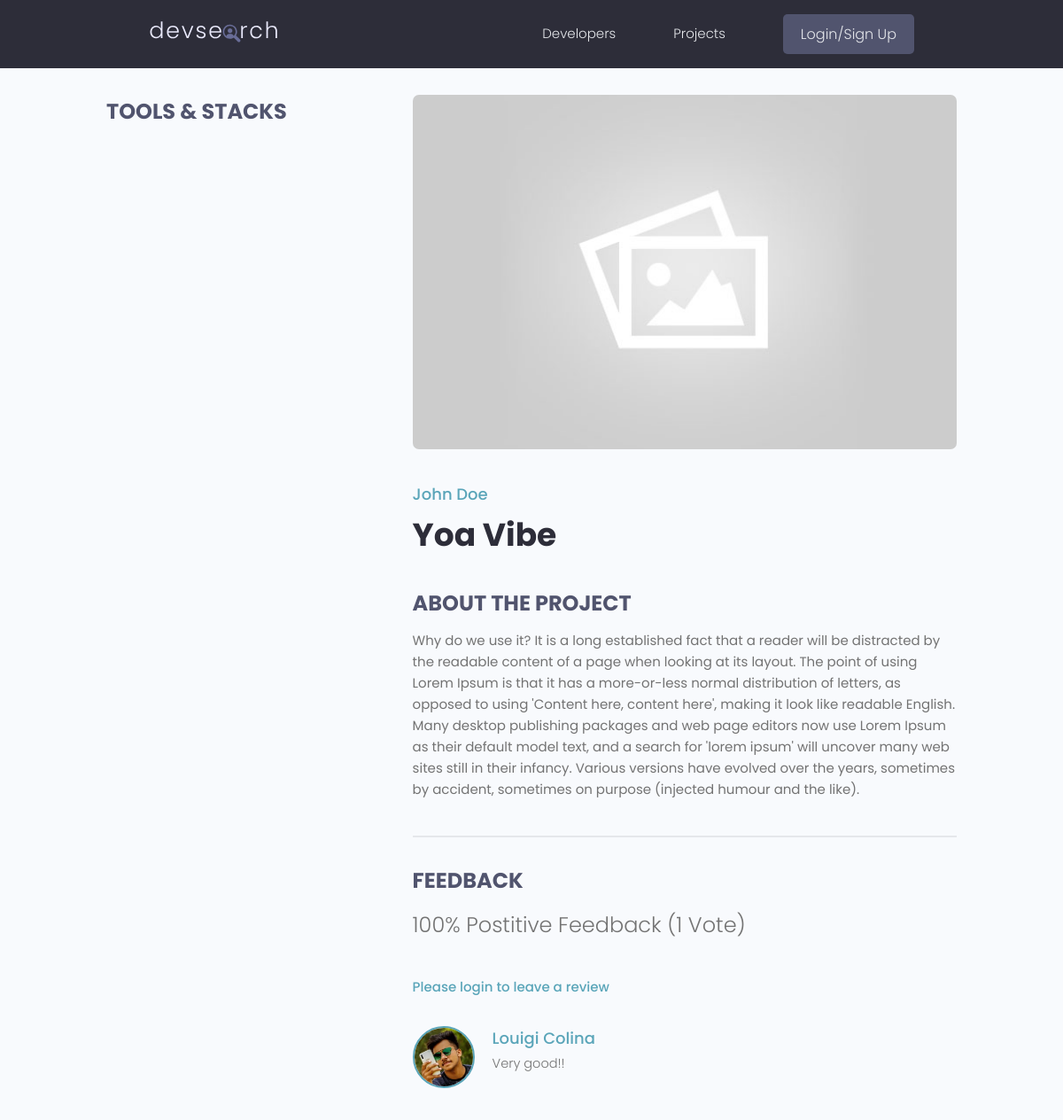
The page /projects/project/5750f6b8-eebc-46e0-9cff-e370300f71da/ on the database as committed earlier.
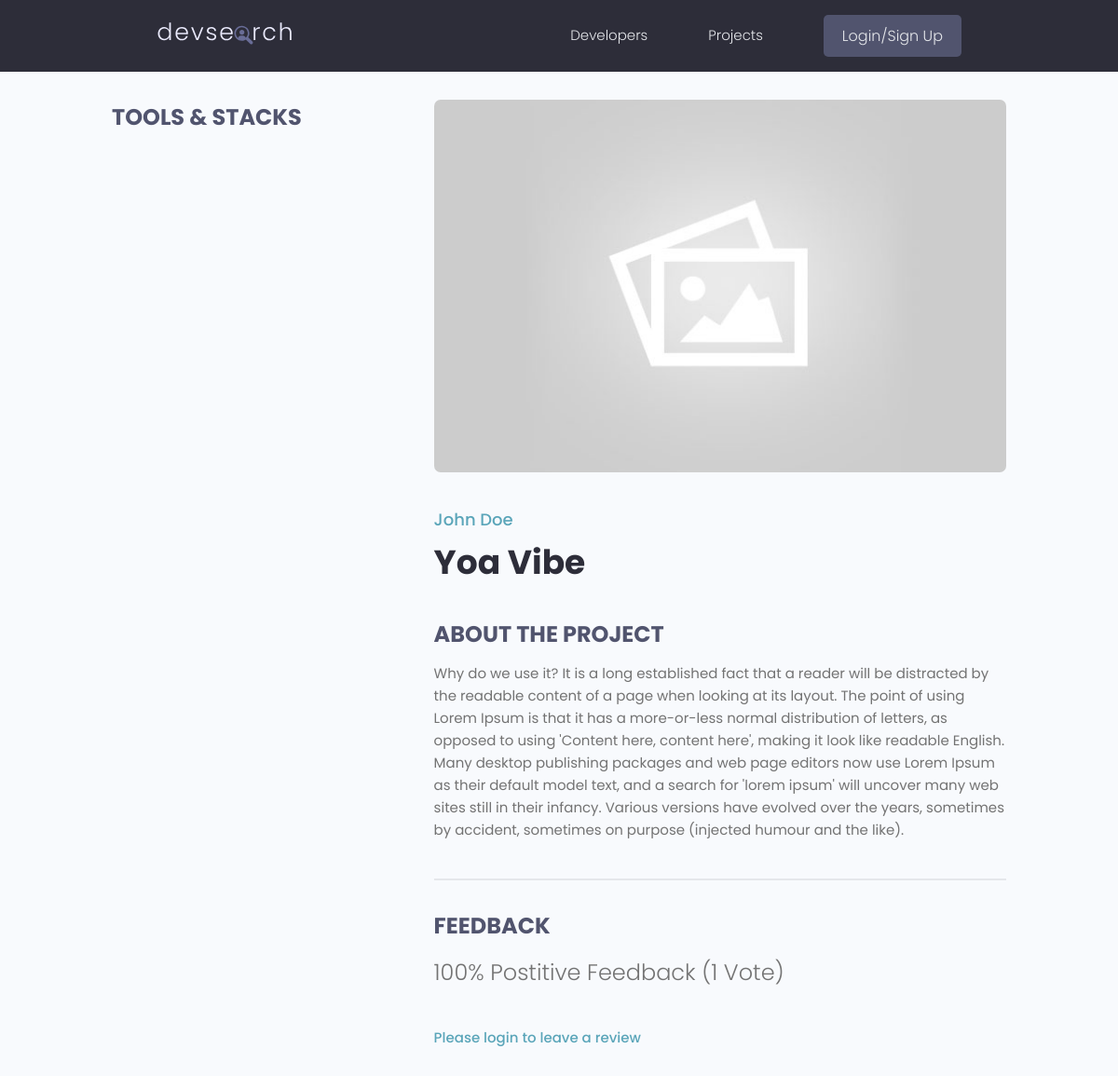
The same page on the database as committed later.
### projects/models.py (models this page shows, shortened)
class Review(models.Model):
    VOTE_TYPE = (
        ('up', 'Up Vote'),
        ('down', 'Down Vote'),
    )
    owner = models.ForeignKey(Profile, on_delete=models.CASCADE, null=True)
    project = models.ForeignKey(Project, on_delete=models.CASCADE)
    body = models.TextField(null=True, blank=True)
    value = models.CharField(max_length=200, choices=VOTE_TYPE)
    created = models.DateTimeField(auto_now_add=True)
    id = models.UUIDField(default=uuid.uuid4, unique=True,
                          primary_key=True, editable=False)
    class Meta:
        unique_together = [['owner', 'project']]

### users/models.py (models this page shows, shortened)
class Profile(models.Model):
    user = models.OneToOneField(User, on_delete=models.CASCADE, null=True, blank=True)
    name = models.CharField(max_length=200, blank=True, null=True)
    email = models.EmailField(max_length=500, blank=True, null=True)
    username = models.CharField(max_length=200, blank=True, null=True)
    location = models.CharField(max_length=200, blank=True, null=True)
    short_intro = models.CharField(max_length=200, blank=True, null=True)
    bio = models.TextField(blank=True, null=True)
    profile_image = models.ImageField(null=True, blank=True, upload_to='profiles/', default='profiles/user-default.png')
    social_github = models.CharField(max_length=200, blank=True, null=True)
    social_twiter = models.CharField(max_length=200, blank=True, null=True)
    social_linkedin = models.CharField(max_length=200, blank=True, null=True)
    social_youtube = models.CharField(max_length=200, blank=True, null=True)
    social_website = models.CharField(max_length=200, blank=True, null=True)
    created = models.DateTimeField(auto_now_add=True)
    id = models.UUIDField(default=uuid.uuid4, unique=True,
                          primary_key=True, editable=False)

### projects/views.py (the view, shortened to what this page needs)
# urls.py: path('project/<str:pk>/', views.project, name="project"),
def project(request, pk):
    projectObj = Project.objects.get(id=pk)
    form = ReviewForm()
    return render(request, 'projects/single-project.html', {'project':projectObj, 'form':form})

### projects/models.py (called while the page is built)
    @property
    def reviewers(self):
        quesryset = self.review_set.all().values_list('owner__id', flat=True)
        return quesryset

### projects/templates/projects/single-project.html (shortened to what this page needs)
{% extends 'main.html' %} {% block content %}
  <main class="singleProject my-md">
    <div class="container">
      <div class="layout">
        <div class="column column--1of3">
          <h3 class="singleProject__subtitle">Tools & Stacks</h3>
        </div>
        <div class="column column--2of3">
          <img class="singleProject__preview" src="{{ project.featured_image.url }}" alt="portfolio thumbnail" />
          <a href="profile.html" class="singleProject__developer">{{project.owner.name}}</a>
          <h2 class="singleProject__title">{{project.title}}</h2>
          <h3 class="singleProject__subtitle">About the Project</h3>
          <div class="singleProject__info">
            {{project.description}}
          </div>
          <div class="comments">
            <h3 class="singleProject__subtitle">Feedback</h3>
            <h5 class="project--rating">
              {{project.vote_ratio}}% Postitive Feedback ({{project.vote_total}} Vote{{project.vote_total|pluralize:"s"}})
            </h5>
            {% if request.user.profile.id in project.reviewers %}
              <p>You have already submitted your review for this project</p>
            {% elif request.user.profile == project.owner %}
              <p>You can not reviw your own work</p>
            {% else %}
              <a href="{% url 'login' %}?next={{request.path}}">Please login to leave a review</a>
            {% endif %}
            <div class="commentList">
              {% for review in project.review_set.all %}
              {% if review.body %}
              <div class="comment">
                <a href="{% url 'user-profile' review.owner.id %}">
                  <img class="avatar avatar--md"
                    src="{{review.owner.profile_image.url}}" alt="user" />
                </a>
                <div class="comment__details">
                  <a href="{% url 'user-profile' review.owner.id %}" class="comment__author">{{review.owner.name}}</a>
                  <p class="comment__info">{{review.body|linebreaksbr}}</p>
                </div>
              </div>
              {% endif %}
              {% endfor %}
            </div>
          </div>
        </div>
      </div>
    </div>
  </main>
{% endblock content %}

Rows that differ between the two databases and show on the page:
removed Review: owner.profile_image (picture), owner.name "Louigi Colina", body "Very good!!"
